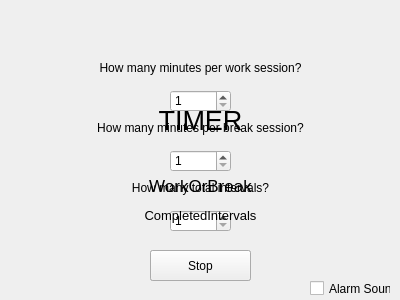
<?xml version="1.0" encoding="UTF-8"?>
<ui version="4.0">
 <class>PomodoroTimerUI</class>
 <widget class="QWidget" name="PomodoroTimerUI">
  <property name="geometry">
   <rect>
    <x>0</x>
    <y>0</y>
    <width>400</width>
    <height>300</height>
   </rect>
  </property>
  <property name="minimumSize">
   <size>
    <width>400</width>
    <height>300</height>
   </size>
  </property>
  <property name="maximumSize">
   <size>
    <width>400</width>
    <height>300</height>
   </size>
  </property>
  <property name="windowTitle">
   <string>Form</string>
  </property>
  <property name="windowIcon">
   <iconset resource="PomoResources.qrc">
    <normaloff>:/NewPath/Images/PomoFavicon.png</normaloff>:/NewPath/Images/PomoFavicon.png</iconset>
  </property>
  <widget class="QLabel" name="LogoLabel">
   <property name="geometry">
    <rect>
     <x>100</x>
     <y>10</y>
     <width>201</width>
     <height>41</height>
    </rect>
   </property>
   <property name="font">
    <font>
     <pointsize>20</pointsize>
    </font>
   </property>
   <property name="text">
    <string/>
   </property>
   <property name="pixmap">
    <pixmap resource="PomoResources.qrc">:/NewPath/Images/PomoLogo.png</pixmap>
   </property>
   <property name="alignment">
    <set>Qt::AlignCenter</set>
   </property>
  </widget>
  <widget class="QLabel" name="WorkTimeLabel">
   <property name="geometry">
    <rect>
     <x>80</x>
     <y>60</y>
     <width>241</width>
     <height>16</height>
    </rect>
   </property>
   <property name="text">
    <string>How many minutes per work session?</string>
   </property>
   <property name="alignment">
    <set>Qt::AlignCenter</set>
   </property>
  </widget>
  <widget class="QSpinBox" name="WorkTimeSpinner">
   <property name="geometry">
    <rect>
     <x>170</x>
     <y>90</y>
     <width>61</width>
     <height>22</height>
    </rect>
   </property>
   <property name="minimum">
    <number>1</number>
   </property>
   <property name="maximum">
    <number>120</number>
   </property>
  </widget>
  <widget class="QLabel" name="BreakTimeLabel">
   <property name="geometry">
    <rect>
     <x>80</x>
     <y>120</y>
     <width>241</width>
     <height>16</height>
    </rect>
   </property>
   <property name="text">
    <string>How many minutes per break session?</string>
   </property>
   <property name="alignment">
    <set>Qt::AlignCenter</set>
   </property>
  </widget>
  <widget class="QSpinBox" name="BreakTimeSpinner">
   <property name="geometry">
    <rect>
     <x>170</x>
     <y>150</y>
     <width>61</width>
     <height>22</height>
    </rect>
   </property>
   <property name="minimum">
    <number>1</number>
   </property>
   <property name="maximum">
    <number>120</number>
   </property>
  </widget>
  <widget class="QLabel" name="TotalIntervalsLabel">
   <property name="geometry">
    <rect>
     <x>80</x>
     <y>180</y>
     <width>241</width>
     <height>16</height>
    </rect>
   </property>
   <property name="text">
    <string>How many total intervals?</string>
   </property>
   <property name="alignment">
    <set>Qt::AlignCenter</set>
   </property>
  </widget>
  <widget class="QSpinBox" name="TotalIntervalsSpinner">
   <property name="geometry">
    <rect>
     <x>170</x>
     <y>210</y>
     <width>61</width>
     <height>22</height>
    </rect>
   </property>
   <property name="minimum">
    <number>1</number>
   </property>
   <property name="maximum">
    <number>12</number>
   </property>
  </widget>
  <widget class="QPushButton" name="StartButton">
   <property name="geometry">
    <rect>
     <x>150</x>
     <y>250</y>
     <width>101</width>
     <height>31</height>
    </rect>
   </property>
   <property name="text">
    <string>Start</string>
   </property>
  </widget>
  <widget class="QCheckBox" name="SoundCheckbox">
   <property name="geometry">
    <rect>
     <x>310</x>
     <y>280</y>
     <width>81</width>
     <height>17</height>
    </rect>
   </property>
   <property name="text">
    <string>Alarm Sound</string>
   </property>
  </widget>
  <widget class="QLabel" name="TimerLabel">
   <property name="geometry">
    <rect>
     <x>10</x>
     <y>90</y>
     <width>381</width>
     <height>61</height>
    </rect>
   </property>
   <property name="font">
    <font>
     <pointsize>20</pointsize>
    </font>
   </property>
   <property name="text">
    <string>TIMER</string>
   </property>
   <property name="alignment">
    <set>Qt::AlignCenter</set>
   </property>
  </widget>
  <widget class="QLabel" name="WorkOrBreakLabel">
   <property name="geometry">
    <rect>
     <x>10</x>
     <y>170</y>
     <width>381</width>
     <height>31</height>
    </rect>
   </property>
   <property name="font">
    <font>
     <pointsize>13</pointsize>
    </font>
   </property>
   <property name="text">
    <string>WorkOrBreak</string>
   </property>
   <property name="alignment">
    <set>Qt::AlignCenter</set>
   </property>
  </widget>
  <widget class="QLabel" name="CompletedIntervalsLabel">
   <property name="geometry">
    <rect>
     <x>10</x>
     <y>200</y>
     <width>381</width>
     <height>31</height>
    </rect>
   </property>
   <property name="font">
    <font>
     <pointsize>10</pointsize>
    </font>
   </property>
   <property name="text">
    <string>CompletedIntervals</string>
   </property>
   <property name="alignment">
    <set>Qt::AlignCenter</set>
   </property>
  </widget>
  <widget class="QPushButton" name="StopButton">
   <property name="geometry">
    <rect>
     <x>150</x>
     <y>250</y>
     <width>101</width>
     <height>31</height>
    </rect>
   </property>
   <property name="text">
    <string>Stop</string>
   </property>
  </widget>
  <widget class="QLCDNumber" name="CurrentStep">
   <property name="geometry">
    <rect>
     <x>470</x>
     <y>270</y>
     <width>20</width>
     <height>23</height>
    </rect>
   </property>
  </widget>
  <widget class="QLCDNumber" name="BreakCounter">
   <property name="geometry">
    <rect>
     <x>470</x>
     <y>240</y>
     <width>20</width>
     <height>23</height>
    </rect>
   </property>
  </widget>
  <widget class="QLCDNumber" name="WorkCounter">
   <property name="geometry">
    <rect>
     <x>470</x>
     <y>210</y>
     <width>20</width>
     <height>23</height>
    </rect>
   </property>
  </widget>
 </widget>
 <resources>
  <include location="PomoResources.qrc"/>
 </resources>
 <connections/>
</ui>
